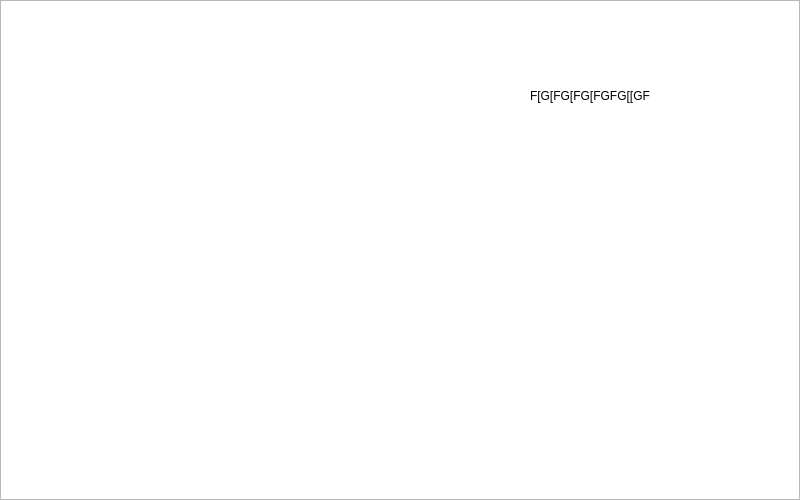
<?xml version="1.0" encoding="UTF-8"?>
<ui version="4.0">
 <class>MainWindow</class>
 <widget class="QMainWindow" name="MainWindow">
  <property name="geometry">
   <rect>
    <x>0</x>
    <y>0</y>
    <width>800</width>
    <height>500</height>
   </rect>
  </property>
  <property name="windowTitle">
   <string>FlatMainWindow</string>
  </property>
  <widget class="QWidget" name="centralWidget">
   <widget class="QGraphicsView" name="graphicsView">
    <property name="geometry">
     <rect>
      <x>0</x>
      <y>0</y>
      <width>800</width>
      <height>500</height>
     </rect>
    </property>
    <property name="sizePolicy">
     <sizepolicy hsizetype="Fixed" vsizetype="Expanding">
      <horstretch>0</horstretch>
      <verstretch>0</verstretch>
     </sizepolicy>
    </property>
    <property name="verticalScrollBarPolicy">
     <enum>Qt::ScrollBarAlwaysOff</enum>
    </property>
    <property name="horizontalScrollBarPolicy">
     <enum>Qt::ScrollBarAlwaysOff</enum>
    </property>
    <property name="renderHints">
     <set>QPainter::Antialiasing</set>
    </property>
   </widget>
   <widget class="QLabel" name="label">
    <property name="geometry">
     <rect>
      <x>530</x>
      <y>0</y>
      <width>391</width>
      <height>191</height>
     </rect>
    </property>
    <property name="text">
     <string>F[G[FG[FG[FGFG[[GF</string>
    </property>
   </widget>
  </widget>
 </widget>
 <layoutdefault spacing="6" margin="11"/>
 <resources/>
 <connections/>
</ui>
